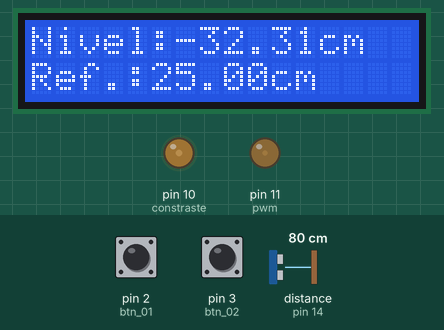
Bench run of a sketch on a simulated Arduino Uno, built with avr-gcc and run on an emulated ATmega328P. On the bench: 16×2 character LCD, output pins drawn as LEDs (lit = HIGH). Wiring (inferred from the names in the program): ultrasonic range finder: trigger pin 15; echo pin 14. The test bench sets the inputs (shaded band); at power-on: distance to the obstacle (sensor on pin 14) 80 cm, pin 3 (btn_02) HIGH, pin 2 (btn_01) HIGH. The echo pulse lasts 58.3 µs per cm; pins used as bus, display or sensor lines are not drawn; what the sketch prints to the serial monitor is not drawn.

Above: at 3.24 s.
3.3 s: distance to the obstacle (sensor on pin 14) set to 2 cm
At 4.9 s:
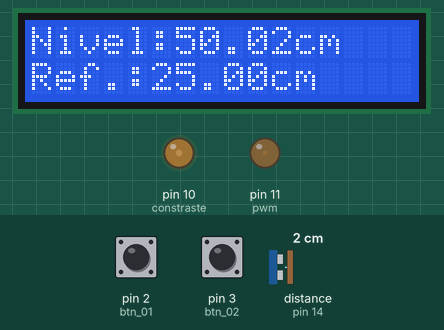
5.0 s: distance to the obstacle (sensor on pin 14) set to 35 cm
At 5.24 s:
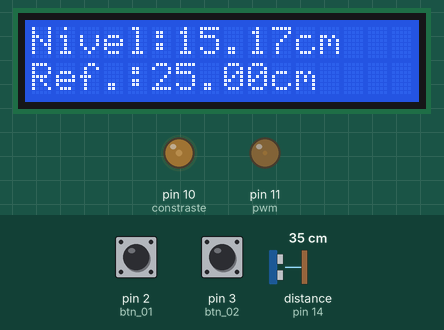
8.0 s: pin 3 (btn_02) pulled LOW for 1 s
At 10.2 s:
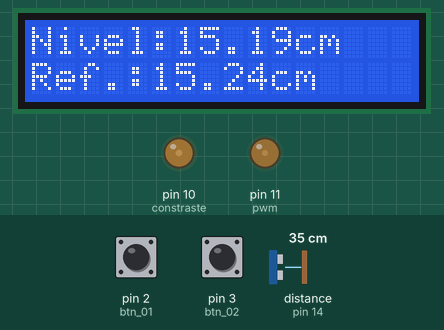
10.8 s: pin 2 (btn_01) pulled LOW for 3.2 s
At 16.18 s:
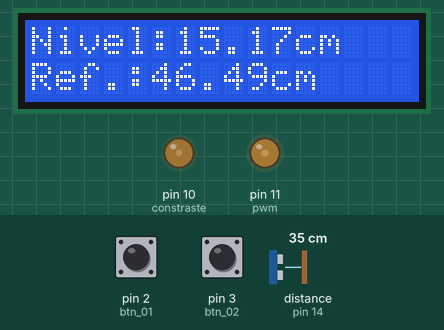
17.0 s: pin 2 (btn_01) pulled LOW for 0.15 s
At 17.96 s:
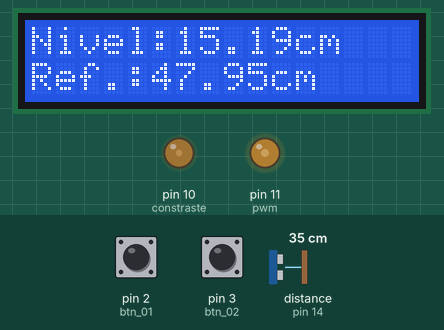
20.1 s: pin 2 (btn_01) pulled LOW for 1 s
At 22.52 s:
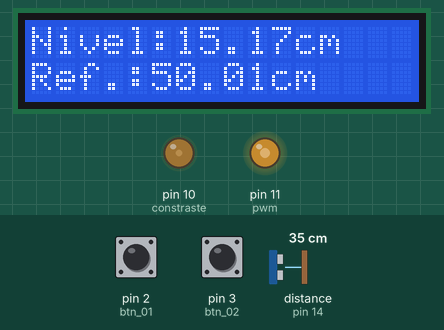
Timing chart, 0 to 29.2 s (numbered marks = the images above; inputs shaded):
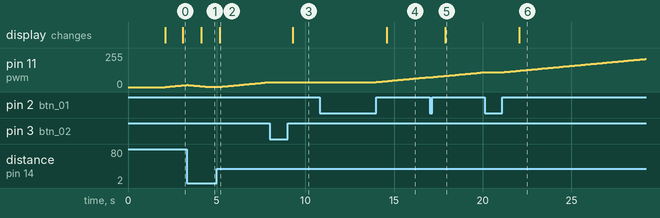

Measured:
- after the input at 3.3 s, the display: changes after 0.83 s (image 1)
- after the input at 5.0 s, pin 11 (pwm): moves from 1/255 to 37/255 over 2.8 s, starting after 0.16 s; the display: changes after 0.18 s (image 2)
- after the input at 8.0 s, pin 11 (pwm): stays 37/255 (without the input it goes to 38/255 after 0.04 s); the display: changes after 1.3 s (image 3)
- after the input at 10.8 s, pin 11 (pwm): moves from 37/255 to 75/255 over 3.0 s, starting after 3.2 s; the display: changes after 3.8 s (image 4)
- after the input at 17.0 s, the display: changes after 0.89 s (image 5)
- after the input at 20.1 s, the display: changes after 2.0 s (image 6)

The sketch:

Ultrasonic-LCD.ino
```cpp
// Carrega as bibliotecas, sensor ultrassonico e LCD.
#include <Ultrasonic.h>
#include <LiquidCrystal.h>

// Declara a variável de referência do nível da água.
float waterLvl = 25;

// Declara a variável que armazena a distância recebida.
float distance = 0;

// Declara a variável de tempo para plotar os valores.
float timerPrint = 0;

// Declara a variável do duty cicle do PWM.
float duty = 0;

// Declara a variável de tempo para o controlador.
float timerControl = 0;

// Define as constantes do sistema.
#define timeSystem 10
#define timeControl 2*timeSystem
#define timePrint 100*timeSystem
#define clvlwater 47.59
#define offset_lvlwater 4.2

// Define a constantes histerese de distância.
#define deltaSystem 0.50

// Declara e define os pinos utilizados pelo LCD.
// Inicializa a biblioteca do LCD, com os pinos que serão utilizados.
const int constraste = 10, rs = 4, en = 5, d4 = 6, d5 = 7, d6 = 8, d7 = 9;
LiquidCrystal lcd(rs, en, d4, d5, d6, d7);

// Declara e define os pinos para o trigger e echo.
#define pino_trigger 15
#define pino_echo 14

// Inicializa o sensor nos pinos definidos acima.
Ultrasonic ultrasonic(pino_trigger, pino_echo);

// Declara e define o pino utilizado no PWM.
#define pwm 11

// Define os pinos utilizados nos botões.
#define btn_01 2
#define btn_02 3

void setup()
{
  // Attach the Extern Interruptions.
  attachInterrupt(digitalPinToInterrupt(btn_01), upLvl, FALLING);
  attachInterrupt(digitalPinToInterrupt(btn_02), downLvl, FALLING);

  // Muda o constraste do LCD.
  analogWrite(constraste, 50);

  // Iniciliza a Serial, com sua velocidade..
  Serial.begin(9600);

  // Seta os números o número linhas e colunas do LCD.
  lcd.begin(16, 2);

  // Escreva no LCD, Controle Analógico em inglês. ;)
  lcd.write("Analogic Control");

  //Aplica delay de 1s.
  delay(2000);
}

void loop()
{
    // Recebe distância do nível da água.
    distance = getDistance();

    // Plota o nível referência do nível da água no LCD, a cada 1s.
    printLCD(distance);

    // Plota o nível referência do nível da água na Serial.
    printSerial(distance);

    // Controla.
    digitalControl(distance,waterLvl);
}

// Exibe informações no LCD, a cada 1s.
void printLCD(float distance) {
    if((millis()-timerPrint)>=timePrint){
      timerPrint = millis();

      lcd.clear();
      lcd.setCursor(0, 0);
      lcd.write("Nivel:");
      lcd.print(distance);
      lcd.print("cm");
      lcd.setCursor(0, 1);
      lcd.write("Ref.:");
      lcd.print(waterLvl);
      lcd.print("cm");
  }
}

// Exibe informações na Serial.
void printSerial(float distance) {
  Serial.print("Nivel em cm: ");
  Serial.print(distance);
  Serial.print("            ");
  Serial.print("Referencia em cm: ");
  Serial.print(waterLvl);
  Serial.print("            ");
  Serial.print("Duty: ");
  Serial.println((duty/255)*50);
}

// Plota no duty do PWM o valor do nível da água.
void pwmDistance(float duty) {
  analogWrite(pwm, duty);
}

// Retorna a distancia do nivel da água.
float getDistance() {
  float cmMsec;
  for(int i = 0 ; i<1; i++){
    // Lê as informacoes do sensor, em cm.
    long microsec = ultrasonic.timing();
    cmMsec += ultrasonic.convert(microsec, Ultrasonic::CM);
    delay(timeSystem);
  }
 return clvlwater - cmMsec/1 + offset_lvlwater;
}

// Incrementa em 0.01 o nível de referência da água.
void upLvl(){
  while(!digitalRead(btn_01)){
    if(waterLvl<50){
      waterLvl += 0.01;
      printLCD(distance);
      delay(100);
    }
  }
}

// Decrementa em 0.01 o nível de referência da água.
void downLvl(){
  while(!digitalRead(btn_02)){
      if(waterLvl>0){
      waterLvl -= 0.01;
      printLCD(distance);
      delay(100);
    }
  }
}

void digitalControl(float distance, float waterLvl){
  // Controle de Histerese de Tempo.
  // Apenas irá controlar quando o tempo de captura espaçar 200ms desde a última leitura
  if((millis()-timerControl)>=timeControl){
    timerControl = millis();

    // Controle de Histerese de Distâncias.
    // Verifica se a diferença entre o nível e a referência é superiores a 0.5cm.
    if((distance - waterLvl) > deltaSystem){
      pwmDistance(setDuty(duty - 1));
    }
    else if((distance - waterLvl) < -deltaSystem){
      pwmDistance(setDuty(duty + 1));
    }
  }
}

int setDuty(int _duty){
    if(_duty < 255 && _duty > 0){
       duty = _duty;
  }
  return duty;
}
```
